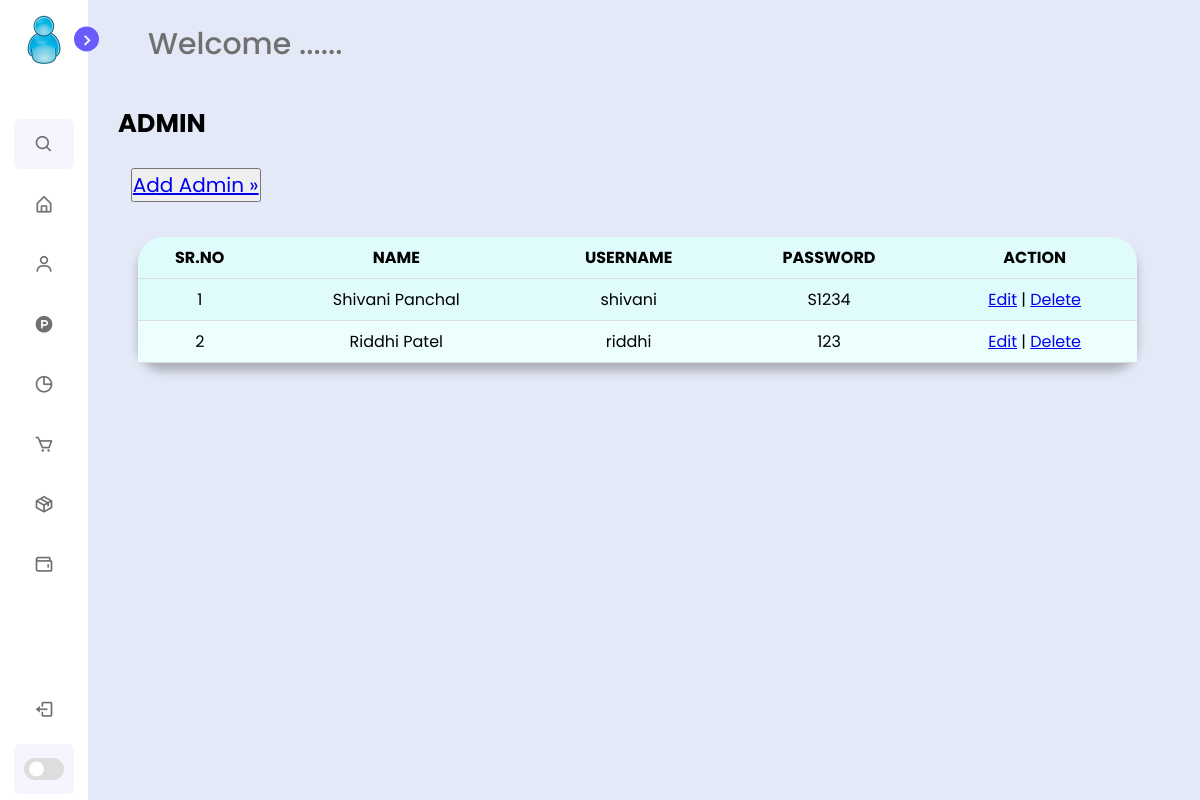
/admin.php (signed in), run on the app's committed database.
### tables this page shows
CREATE TABLE `userdetails` (
  `id` int(10) NOT NULL,
  `name` varchar(255) NOT NULL,
  `username` varchar(255) NOT NULL,
  `password` varchar(255) NOT NULL,
  `role` int(6) NOT NULL
);

### admin.php (the view, shortened to what this page needs)
<?php
include_once ('./Database/mydb.php');
$result = mysqli_query($connection,"SELECT * FROM userdetails ORDER BY role ASC");
?>
<!DOCTYPE html>
<html lang="en">
    <head>
        <link rel="stylesheet" href="./css/mystyle.css">
        <link href='https://unpkg.com/boxicons@2.1.1/css/boxicons.min.css' rel='stylesheet'>
        <link rel="stylesheet" href="https://cdnjs.cloudflare.com/ajax/libs/font-awesome/4.7.0/css/font-awesome.min.css">
    </head>
    <body>
        <?php
        include './admin/asidebar.php';
        ?>
        <section class="home">
            <div class="text"> Welcome ...... </div>
                <div class="main">
                        &nbsp;&nbsp;&nbsp;<h2 class="title1">ADMIN</h2>
                        <br>
                        &nbsp;&nbsp;&nbsp;<button><a href="addadmin.php" style="font-size: 20px">
                                Add Admin &raquo;</a></button>
            <br><br>
            <div class="col-div-8">
                    <div class="box-8">
            <div align="center">
                <table class="table">
                    <thead>
                        <th>SR.NO</th>
                        <th>NAME</th>
                        <th>USERNAME</th>
                        <th>PASSWORD</th>
                        <th>ACTION</th>
                    </thead>
                    <tbody>
                    <?php $counter=1;
                                    while($res = mysqli_fetch_array($result)){
                                        ?>
                                    <tr>
                                    <?php if($res['role']==1){
                                         echo "<td>". $counter."</td>";
                                        echo "<td>".$res['name']."</td>";
                                        echo "<td>". $res['username']."</td>";
                                        echo "<td>".$res['password']."</td>";
                                        echo "<td> <a href='editadmin.php?eid={$res['id']}'>Edit</a> | <a href='admin.php ? did={$res['id']}]'>Delete</a> </td>";
                                        }?>
                            </tr> <?php $counter++; } ?>
          </tbody>
                                    </div>
                                    </div>
                </div>
            </div>
    </section>
</body>
</html>

### css/mystyle.css (style rules this page uses)
* { margin: 0; padding: 0; box-sizing: border-box; font-family: 'Poppins', sans-serif; }
:root { --body-color: #E4E9F7; --sidebar-color: #FFF; --primary-color: #695CFE; --primary-color-light: #F6F5FF; --toggle-color: #DDD; --text-color: #707070; --tran-03: all 0.2s ease; --tran-03: all 0.3s ease; --tran-04: all 0.3s ease; --tran-05: all 0.3s ease; }
body { min-height: 100vh; background-color: var(--body-color); transition: var(--tran-05); }
.home { position: absolute; top: 0; top: 0; left: 250px; height: 100vh; width: calc(100% - 250px); background-color: var(--body-color); transition: var(--tran-05); padding: 10px; }
.home .text { font-size: 30px; font-weight: 500; color: var(--text-color); padding: 12px 60px; }
.sidebar.close ~ .home { left: 78px; height: 100vh; width: calc(100% - 78px); }
.col-div-8 { width: 100%; float: left; padding: 10px; }
.box-8, .box-4 { width: 95%; height: 330px; background-color: #E0FBFC; box-shadow: 0px 8px 10px rgba(0, 0, 0, 0.25); border-radius: 25px; }
.box-8 { margin-left: 10px; height: auto; }
.main { padding-left:30px; }
h2.title1 { font-size: 1.6rem; }
table { font-family: arial, sans-serif; border-collapse: collapse; width: 100%; }
td,th { border-bottom: 1px solid #ddd; text-align: left; padding: 8px; text-align: center; }
tr:nth-child(even) { background-color: #EDFEFF; }
body { font-family: Arial, sans-serif; }
* { box-sizing: border-box; }

### data on the page
userdetails: name "Shivani Panchal", username "shivani", password "S1234"
userdetails: name "Riddhi Patel", username "riddhi", password "123"
